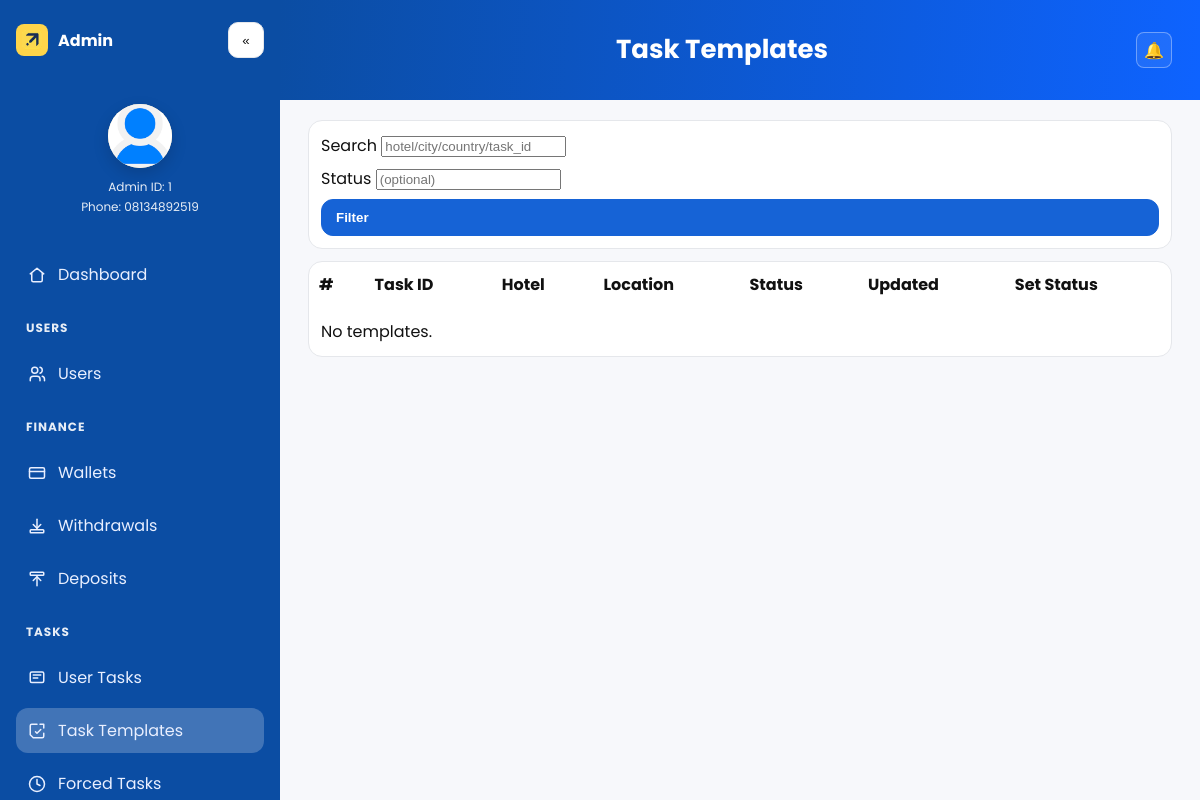
Before: /bo/templates/?page=2 (signed in) with the older database file.
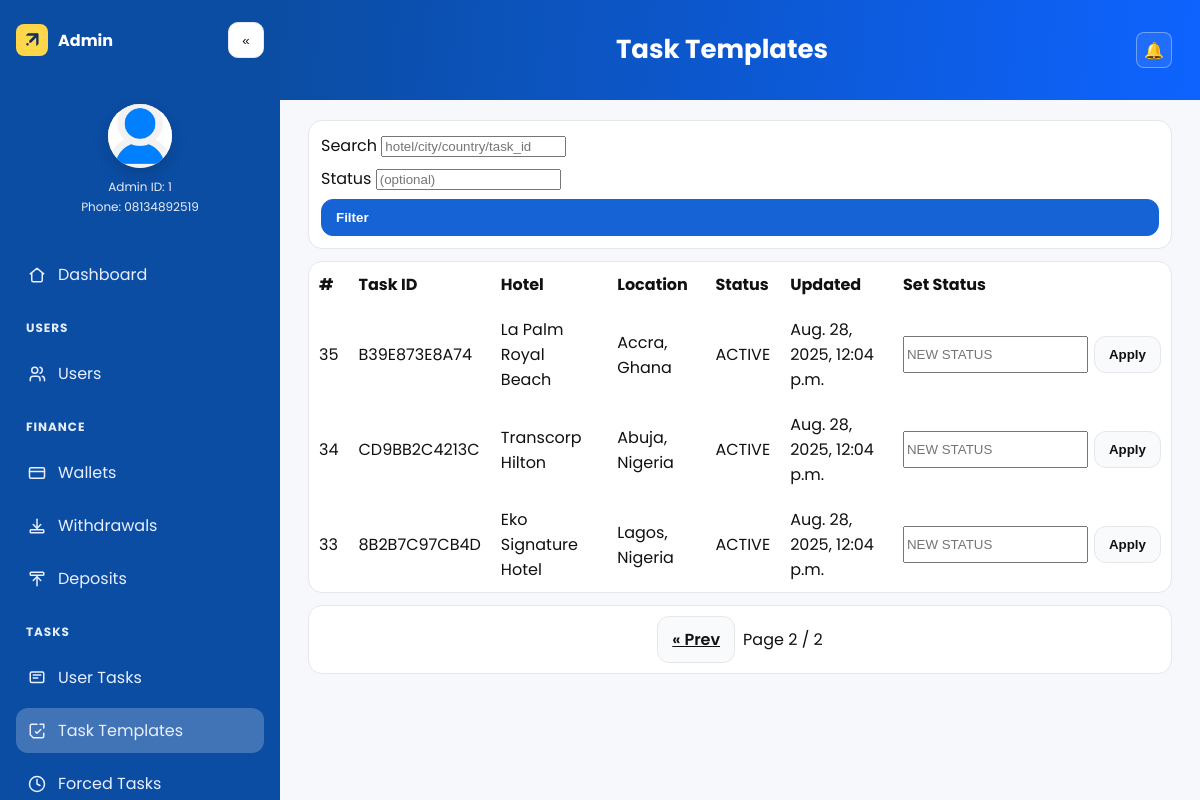
After: the same page with the newer database file.
### main/models.py (models this page shows, shortened)
class UserTaskTemplate(models.Model):
    class Label(models.TextChoices):
        PERFECT = "PERFECT", "Perfect"
        GOOD    = "GOOD",    "Good"
        MEDIUM  = "MEDIUM",  "Medium"
    class Status(models.TextChoices):
        DRAFT    = "DRAFT", "Draft"
        ACTIVE   = "ACTIVE", "Active"
        PAUSED   = "PAUSED", "Paused"
        ARCHIVED = "ARCHIVED", "Archived"
    hotel_name = models.CharField(max_length=160)
    slug = models.SlugField(max_length=180, unique=True)
    country = models.CharField(max_length=64)
    city = models.CharField(max_length=64)
    cover_image_url = models.URLField(blank=True, default="")
    cover_image = models.ImageField(upload_to="tasks/covers/", null=True, blank=True)
    task_id = models.CharField(max_length=24, unique=True, default=_gen_task_id, editable=False)
    task_date = models.DateField(null=True, blank=True)
    task_price = models.DecimalField(
        max_digits=12, decimal_places=2, null=True, blank=True,
        validators=[MinValueValidator(Decimal("0.00"))],
        help_text="If empty, falls back to tasksettngs.task_price."
    )
    task_commission = models.DecimalField(
        max_digits=12, decimal_places=2, null=True, blank=True,
        validators=[MinValueValidator(Decimal("0.00"))],
        help_text="If empty, falls back to tasksettngs.task_commission."
    )
    task_score = models.DecimalField(
        max_digits=3, decimal_places=2, null=True, blank=True,
        validators=[MinValueValidator(Decimal("0.00")), MaxValueValidator(Decimal("5.00"))],
        help_text="0.00 – 5.00"
    )
    task_label = models.CharField(max_length=12, choices=Label.choices, blank=True, default="")
    is_admin_task = models.BooleanField(
        default=False,
        help_text="If True, user must have wallet ≥ price to complete this task."
    )
    status = models.CharField(
        max_length=10, choices=Status.choices, default=Status.DRAFT,
        help_text="Set to ACTIVE to include in random selection."
    )
    created_by = models.ForeignKey(
        settings.AUTH_USER_MODEL, null=True, blank=True,
        on_delete=models.SET_NULL, related_name="created_task_templates"
    )
    created_at = models.DateTimeField(auto_now_add=True)
    updated_at = models.DateTimeField(auto_now=True)
    class Meta:
        indexes = [
            models.Index(fields=["status"]),
            models.Index(fields=["country", "city"]),
            models.Index(fields=["task_date"]),
        ]
        ordering = ["-updated_at", "-created_at"]

### main/admin_view.py (the view)
# urls.py: path("bo/templates/", bo.bo_templates, name="bo_templates"),
@login_required
@user_passes_test(staff_or_manager)
def bo_templates(request):
    q = (request.GET.get("q") or "").strip()
    status = (request.GET.get("status") or "").strip().upper()
    qs = UserTaskTemplate.objects.all().order_by("-updated_at")
    if q:
        qs = qs.filter(Q(hotel_name__icontains=q) | Q(city__icontains=q) | Q(country__icontains=q) | Q(task_id__icontains=q))
    if status:
        qs = qs.filter(status=status)
    page_obj = _paginate(qs, request, per_page=25)
    return render(request, "meta_search/bo/templates.html", {
        "active_page": AP["tpl"], "page_obj": page_obj, "q": q, "status": status
    })

### main/admin_view.py (called while the page is built)
def staff_or_manager(user):
    return user.is_active and (user.is_staff or user.groups.filter(name="managers").exists())

def _paginate(qs, request, per_page=25, page_param="page"):
    page = request.GET.get(page_param) or 1
    return Paginator(qs, per_page).get_page(page)

### templates/meta_search/bo/templates.html (shortened to what this page needs)
{% extends "base_admin.html" %}
{% block page_title %}Task Templates{% endblock %}
{% block content %}
<form method="get" class="card" style="padding:12px; display:grid; gap:8px; margin-bottom:12px;">
  <label>Search <input type="text" name="q" value="{{ q }}" placeholder="hotel/city/country/task_id"></label>
  <label>Status <input type="text" name="status" value="{{ status }}" placeholder="(optional)"></label>
  <button class="btn primary" type="submit">Filter</button>
</form>
<div class="card" style="padding:0;">
  <div class="table-responsive" style="overflow-x:auto;">
    <table style="width:100%; border-collapse:collapse;">
      <thead>
        <tr>
          <th style="text-align:left; padding:10px;">#</th>
          <th style="text-align:left; padding:10px;">Task ID</th>
          <th style="text-align:left; padding:10px;">Hotel</th>
          <th style="text-align:left; padding:10px;">Location</th>
          <th style="text-align:left; padding:10px;">Status</th>
          <th style="text-align:left; padding:10px;">Updated</th>
          <th style="text-align:left; padding:10px;">Set Status</th>
        </tr>
      </thead>
      <tbody>
        {% for t in page_obj %}
          <tr>
            <td style="padding:10px;">{{ t.id }}</td>
            <td style="padding:10px;">{{ t.task_id }}</td>
            <td style="padding:10px;">{{ t.hotel_name }}</td>
            <td style="padding:10px;">{{ t.city }}, {{ t.country }}</td>
            <td style="padding:10px;">{{ t.status }}</td>
            <td style="padding:10px;">{{ t.updated_at }}</td>
            <td style="padding:10px;">
              <form method="post" action="{% url 'bo_template_toggle_status' t.id %}" style="display:flex; gap:6px;">{% csrf_token %}
                <input type="text" name="status" placeholder="NEW STATUS">
                <button class="btn">Apply</button>
              </form>
            </td>
          </tr>
        {% empty %}
          <tr><td colspan="7" style="padding:12px;">No templates.</td></tr>
        {% endfor %}
      </tbody>
    </table>
  </div>
</div>
{% include "meta_search/bo/_pagination.html" with page_obj=page_obj %}
{% endblock %}

Changed rows visible on the page:
added UserTaskTemplate: id "35", task_id "B39E873E8A74", hotel_name "La Palm Royal Beach", city "Accra", country "Ghana", status "ACTIVE", updated_at "Aug. 28, 2025, 12:04 p.m."
added UserTaskTemplate: id "34", task_id "CD9BB2C4213C", hotel_name "Transcorp Hilton", city "Abuja", country "Nigeria", status "ACTIVE", updated_at "Aug. 28, 2025, 12:04 p.m."
added UserTaskTemplate: id "33", task_id "8B2B7C97CB4D", hotel_name "Eko Signature Hotel", city "Lagos", country "Nigeria", status "ACTIVE", updated_at "Aug. 28, 2025, 12:04 p.m."
Other visible differences:
{{ page_obj.number }}: (not shown) → "2"
{{ page_obj.paginator.num_pages }}: (not shown) → "2"
text no longer shown: "No templates."
text now shown: "« Prev Page /"
